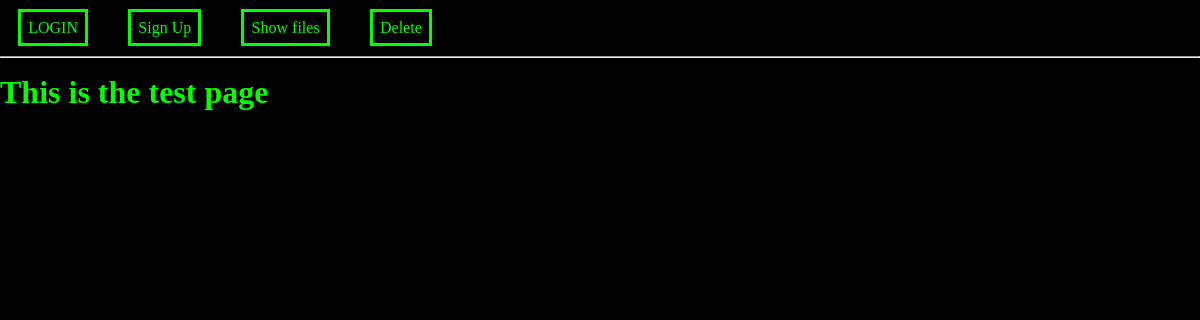
/test, run on an earlier commit of the app's database.
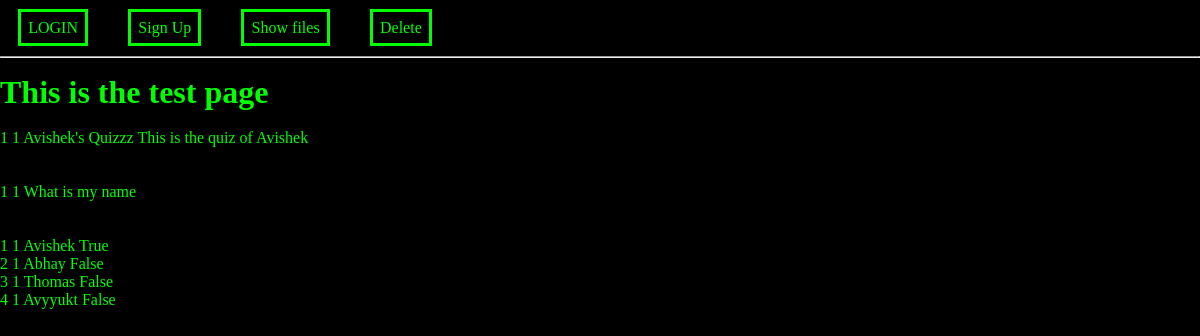
And on a later commit of the database.
### website/models.py (models this page shows)
class Quiz(db.Model):
    __tablename__ = 'quizzes'
    quiz_id = db.Column(db.Integer, primary_key=True)
    user_id = db.Column(db.Integer, db.ForeignKey('users.id'))
    quiz_title = db.Column(db.String)
    quiz_description = db.Column(db.String)
    user = db.relationship("User")

class Question(db.Model):
    __tablename__ = 'questions'
    question_id = db.Column(db.Integer, primary_key=True)
    quiz_id = db.Column(db.Integer, db.ForeignKey('quizzes.quiz_id'))
    question_text = db.Column(db.String)
    question_type = db.Column(db.String)
    quiz = db.relationship("Quiz")

class Option(db.Model):
    __tablename__ = 'options'
    option_id = db.Column(db.Integer, primary_key=True)
    question_id = db.Column(db.Integer, db.ForeignKey('questions.question_id'))
    option_text = db.Column(db.String)
    is_correct = db.Column(db.Boolean)
    question = db.relationship("Question")

### website/views.py (the view)
@views.route('/test')
def test():
    query1 = User.query.all()
    query2 = Quiz.query.all()
    query3 = Question.query.all()
    query4 = Option.query.all()
    return render_template('test.html', message1 = query1 , message2 = query2,message3 = query3,message4 = query4, user = current_user)

### website/templates/test.html (shortened to what this page needs)
{%extends "base.html"%}
{%block content%}
<h1>This is the test page</h1>
<br>
{% for x in message2 %}
    {{x.quiz_id}}
    {{x.user_id}}
    {{x.quiz_title}}
    {{x.quiz_description}}
    <br>
{%endfor%}
<br>
<br>
{% for x in message3 %}
    {{x.question_id}}
    {{x.quiz_id}}
    {{x.question_text}}
    <br>
{%endfor%}
<br>
<br>
{% for x in message4 %}
    {{x.option_id}}
    {{x.question_id}}
    {{x.option_text}}
    {{x.is_correct}}
    <br>
{%endfor%}
{%endblock%}

### website/templates/base.html (shortened to what this page needs)
  <!DOCTYPE html>
<html lang="en">
  <head>
    <link rel="stylesheet" href= "{{ url_for('static',filename='styles/base.css') }}">
  </head>
  <body>
        <nav class="navbar" id="navbar">
            <div class="link_container">
              <p>
              {% if user.is_authenticated %}
              <a class="nav-item nav-link" id="home" href="/">HOME</a>
              <a class="nav-item nav-link" id="logout" href="/logout">LOGOUT</a>
              <a class="nav-item" id="quizmaker" href="/quizmaker">MAKE QUIZ</a>
              <a class="nav-item nav-link" id="profile" href="/profile/my_profile">My profile</a>
                {%else%}
                <a class="nav-item nav-link" id="login" href="/login">LOGIN</a>
                <a class="nav-item nav-link" id="signUp" href="/sign-up">Sign Up</a>
                {%endif%}
                <a class="nav-item nav-link" id="test" href="/test">Show files</a>
                <a class="nav-item nav-link" id="delete" href="/delete">Delete</a>
              </p>
            </div>
        </nav>
        <hr style="margin-bottom: 2vh;"/>
    <div class="container">
    {% block content%}
    {%endblock%}
    </div>
  </body>
</html>

### website/static/styles/base.css (style rules this page uses)
* { margin: 0; padding: 0; color: rgb(0, 255, 0); }
body { background-color: rgb(0, 0, 0); }
.navbar { background-color: rgb(0, 0, 0); height: 7vh; display: flex; align-items: center; }
.link_container { width: 50%; }
.nav-item { margin:3%; padding: 1.2%; height: ; border: solid rgb(0, 255, 0); }
a { text-decoration: none; }

What changed in the data, as far as the page shows it:
added Quiz: quiz_id "1", user_id "1", quiz_title "Avishek's Quizzz", quiz_description "This is the quiz of Avishek"
added Question: question_id "1", quiz_id "1", question_text "What is my name"
added Option: option_id "1", question_id "1", option_text "Avishek", is_correct "True"
added Option: option_id "2", question_id "1", option_text "Abhay", is_correct "False"
added Option: option_id "3", question_id "1", option_text "Thomas", is_correct "False"
added Option: option_id "4", question_id "1", option_text "Avyyukt", is_correct "False"
